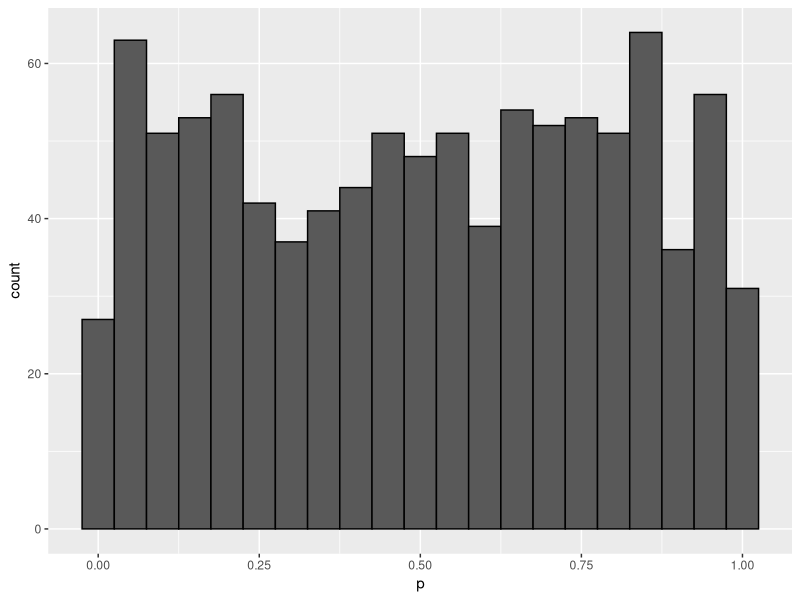

Write the R code that produced this figure. (Note: this script raises an error after producing the figure.)
## ---- chunk 1
knitr::opts_chunk$set(echo = TRUE, comment = "", fig.align = "center")
## ---- chunk 2
knitr::include_graphics(
"https://d33wubrfki0l68.cloudfront.net/1dff819e743f280bbab1c55f8f063e60b6a0d2fb/2269e/diagrams/fp.png"
)
## ---- chunk 3
randomize <- function(f) f(runif(100))
randomize(mean)
randomize(sum)
## ---- chunk 4
integrate(dnorm, lower = 0, upper = Inf)
## ---- chunk 5
library(tidyverse)
## ---- chunk 6
map(1:3, function(x) x^2)  ## using anonymous or lambda function
## ---- chunk 7
knitr::include_graphics(
"https://d33wubrfki0l68.cloudfront.net/f0494d020aa517ae7b1011cea4c4a9f21702df8b/2577b/diagrams/functionals/map.png"
)
## ---- chunk 8
map_chr(mtcars, is.numeric)  ## remember that data frames are lists of lists.
map_dbl(mtcars, max) %>% 
  map_dbl(round, digits = 1) ## using dot-dot-dot 
## ---- chunk 9
identical(
  map_dbl(mtcars, ~ length(unique(..1))),          ## twiddle syntax
  map_dbl(mtcars, function(x) length(unique(x)))   ## alternative
  )

map(1:3, ~ rnorm(10)) %>% str()                         ## twiddle syntax
map(1:3, function(x) rnorm(10)) %>% str()               ## alternative
replicate(n = 3, rnorm(10), simplify = FALSE) %>% str() ## other alternative
## ---- chunk 10
knitr::include_graphics(
"https://d33wubrfki0l68.cloudfront.net/6d0b927ba5266f886cc721ae090afcc5e872a748/f8636/diagrams/functionals/map-arg-flipped.png"
)
## ---- chunk 11
draws <- rcauchy(1000)
trims <- c(0, 0.1, 0.2, 0.5)

map_dbl(trims, ~ mean(draws, trim = ..1))
map_dbl(trims, function(input) mean(x = draws, trim = input))
map_dbl(trims, mean, x = draws) ## using R's flexible argument matching
## ---- chunk 12
base::split(mtcars, mtcars$cyl) %>% ## split data frame into three, by cyl
  map(function(df) lm(mpg ~ wt, data = df)) %>% ## fit linear model three times
  map(coefficients) %>% ## access coefficients
  map_dbl(pluck, "wt")  ## extract slope

## Loop alternative
slopes <- vector("double", 3)
for (i in seq_along(slopes)) {
  model <- lm(mpg ~ wt, data = base::split(mtcars, mtcars$cyl)[[i]])
  slopes[[i]] <- coef(model)[["wt"]]
}
slopes
## ---- chunk 13
as_mapper(~runif(2))
as_mapper(runif(2))
## ---- chunk 14
identical(map(1:3, 1), map(1:3, pluck, 1))
## ---- chunk 15
# 1. Compute the standard deviation of every column in a numeric data frame.
map_dbl(mtcars, sd)

# 2. Compute the standard deviation of every numeric column in a mixed data frame.
index <- map_lgl(iris, is.numeric)
map_dbl(iris[index], sd)

# Compute the number of levels for every factor in a data frame.
map(iris[!index], attr, which = "levels")
## ---- chunk 16
trials <- map(1:1000, ~ t.test(rpois(10, 10), rpois(7, 10)))

tibble(p = map_dbl(trials, "p.value")) %>% 
  ggplot(aes(p)) + geom_histogram(binwidth = 0.05, color = "black")
## ---- chunk 17
formulas <- list(
  mpg ~ disp,
  mpg ~ I(1 / disp),
  mpg ~ disp + wt,
  mpg ~ I(1 / disp) + wt
)

formulas %>% 
  map(~ lm(..1, data = mtcars)) %>% 
  map(coefficients)
## ---- chunk 18
bootstrap <- function(df) {
  df[sample(nrow(df), replace = TRUE), , drop = FALSE]
}

bootstraps <- map(1:10, ~ bootstrap(mtcars))

bootstraps %>% 
  map(function(df) lm(mpg ~ disp, data = df)) %>% 
  map(summary) %>% 
  map_dbl("r.squared") ## extractor 
## ---- chunk 19
tibble(
  ` ` = c("One argument", "Two arguments", "One argument + index", "N arguments"),
  List = c("`map()`", "`map2()`", "`imap()`", "`pmap()`"),
  Atomic = c("`map_lgl(), ...`", "`map2_lgl(), ...`", "`imap_lgl(), ...`", "`pmap_lgl(), ...`"),
  `Same Type` = c("`modify()`", "`modify2()`", "`imodify()`", ""),
  Nothing = c("`walk()`", "`walk2()`", "`iwalk()`", "`pwalk()`")
  ) %>% 
  kableExtra::kable() %>% 
  kableExtra::kable_styling(bootstrap_options = "bordered")
## ---- chunk 20
df <- data.frame(
  x = 1:3,
  y = 6:4
)

map(df, scale) %>% str()  ## returns a list
modify(df, scale)         ## returns a data.frame
## ---- chunk 21
## Example: finding a weighted mean
x <- map(1:5, ~ rnorm(20))
wt <- map(1:5, ~ runif(20))

weighted.mean(x[[1]], wt[[1]]) ## first element of each list

## Passing wt as an additional argument doesn’t work because arguments
## after .f are not transformed:
map(x, weighted.mean, w = wt) 
## ---- chunk 22
x[[3]][[3]] <- NA
map2_dbl(x, wt, weighted.mean)
map2_dbl(x, wt, weighted.mean, na.rm = TRUE)
## ---- chunk 23
knitr::include_graphics(
"https://d33wubrfki0l68.cloudfront.net/7a545699ff7069a98329fcfbe6e42b734507eb16/211a5/diagrams/functionals/map2-arg.png"
)
## ---- chunk 24
eat_fruit <- function(x) {
  cat("Eat some more ", x, "!\n", sep = "")
}

sample(fruit, size = 5) %>% 
  map(eat_fruit)
## ---- chunk 25
sample(fruit, size = 5) %>% 
  walk(eat_fruit)

walk(1:5, ~ rnorm(10))
## ---- chunk 26
temp <- tempfile()
dir.create(temp)

species <- split(iris, iris$Species)  ## list of three
paths <- file.path(temp, paste0("species-", names(species), ".rds"))
walk2(species, paths, write_rds)

list.files(temp)
read_rds(paste0(temp, "/species-setosa.rds")) %>% head()
## ---- chunk 27
## example: constructing labels
imap_chr(iris, ~ paste0("The first value in ", ..2, " is ", ..1[[1]]))
## ---- chunk 28
identical(
  pmap_dbl(list(x, wt), weighted.mean),
  map2_dbl(x, wt, weighted.mean)
  )
## ---- chunk 29
knitr::include_graphics(
"https://d33wubrfki0l68.cloudfront.net/2eb2eefe34ad6d114da2a22df42deac8511b4788/5a538/diagrams/functionals/pmap-arg.png"
)
## ---- chunk 30
draws <- rcauchy(1000)
trims <- c(0, 0.1, 0.2, 0.5)

identical(
  map_dbl(trims, function(input) mean(x = draws, trim = input)),
  pmap_dbl(list(trim = trims), mean, x = draws)
  )
## ---- chunk 31
params <- data.frame(       ## Here, the column names
  n = c(1, 3, 5),           ## are critical!
  mean = c(0, 10, 1000),
  sd = c(1, 10, 100)
)

params

pmap(params, rnorm)
## ---- chunk 32
temp <- tempfile()
dir.create(temp)

cyls <- split(mtcars, mtcars$cyl)
paths <- file.path(temp, paste0("cyl-", names(cyls), ".csv"))

## Original
walk2(cyls, paths, write.csv)
list.files(temp)

## Solution
names(cyls) <- paths      ## Disadvantage: names are overwritten
iwalk(cyls, ~ write.csv)  ## Advantage: code is slightly shorter
list.files(temp)
## ---- chunk 33
knitr::include_graphics(
"https://d33wubrfki0l68.cloudfront.net/9c239e1227c69b7a2c9c2df234c21f3e1c74dd57/eec0e/diagrams/functionals/reduce.png"
)
## ---- chunk 34
fruit_lists <- map(1:4, ~sample(fruit, 35))

## This...
fruit_lists[[1]] %>% 
  intersect(fruit_lists[[2]]) %>% 
  intersect(fruit_lists[[3]]) %>% 
  intersect(fruit_lists[[4]]) 

## ...is equivalent to this
reduce(fruit_lists, intersect)
## ---- chunk 35
accumulate(fruit_lists, intersect)
## ---- chunk 36
x <- c(4, 3, 10, 12)
reduce(x, `+`) ## sum()
accumulate(x, `+`) ## cumsum()
## ---- chunk 37
knitr::include_graphics(
"https://d33wubrfki0l68.cloudfront.net/b5835b80325b22f9460992f7bc9de5e0cf56de2c/27994/diagrams/functionals/reduce-init.png"
)
## ---- chunk 38
reduce(1:2, `+`, .init = 1)
## ---- chunk 39
sum(integer())
prod(integer())
## ---- chunk 40
df <- data.frame(
  x = 1:3,
  y = c("a", "b", "c")  ## stringsAsFactors = TRUE by default
  )

every(df, is.factor)
some(df, is.factor)

detect(df, is.integer)
detect_index(df, is.factor)

keep(df, is.factor) %>% str()
discard(df, is.factor) %>% str()
## ---- chunk 41
map_if(df, is.numeric, mean) %>% str()
modify_if(df, is.numeric, max) %>% str()

## this will drop the factor, and avoid recycling
keep(df, is.numeric) %>% map(mean) %>% str()
## ---- chunk 42
span <- function(x, f) {
  ## this makes "values" and "lengths" available
  list2env(rle(map_lgl(x, f)), envir = rlang::caller_env())
  if (!any(values)) {
    return(integer())
  }
  index <- which(lengths == max(lengths[values]))[[1]] ## lgl sub
  first <- cumsum(lengths)[index] - (lengths[index] - 1) 
  return(first:(first + lengths[index] - 1))
}

span(iris, is.factor)
span(iris, is.numeric)
## ---- chunk 43
arg_max <- function(x, f) {
  output <- map_dbl(x, f)
  x[output == max(output)] ## lgl subsetting
}

arg_min <- function(x, f) {
  output <- map_dbl(x, f)
  x[output == min(output)] ## lgl subsetting
}
## ---- chunk 44
ggplot(data.frame(x = c(pi/2, 2*pi)), aes(x)) + 
  stat_function(fun = sin) +
  labs(y = "f(x)")
## ---- chunk 45
integrate(sin, lower = 2/pi, upper = 2*pi)
uniroot(sin, lower = 2/pi, upper = 2*pi)
optimise(sin, lower = 2/pi, upper = 2*pi)
optimise(sin, lower = 2/pi, upper = 2*pi, maximum = TRUE)
## ---- chunk 46
A <- array(1:24, dim = c(4, 3, 2))
A
apply(A, MARGIN = 1, mean)
apply(A, MARGIN = 2, mean)
apply(A, MARGIN = 3, mean)
## ---- chunk 47
fixed_point <- function(f, init, tolerance = 0.00001) {
  if (abs(f(init) - init) <= tolerance) {
    return(c("fixed point" = init))
  } else {
    fixed_point(f, f(init))    ## using recursion
  }
}

fixed_point(cos, init = 5)
## ---- chunk 48
fixed_point(function(x) cos(x) + sin(x), 1)
## ---- chunk 49
fixed_point(function(x) 1 + 1/x, 1)
## ---- chunk 50
library(rlang)
## ---- chunk 51
power <- function(exp) {
  function(x) {
    x ^ exp
  }
}

square <- power(2)
square(4)
cube <- power(3)
cube(4)
## ---- chunk 52
square
cube
## ---- chunk 53
list(fn_env(square), fn_env(cube)) %>% 
  map(env_parent) 
## ---- chunk 54
z <- 2
square <- power(exp = z) ## exp evaluates lazily!
z <- 3                   ## the binding changes
square(2)                ## exp is only evaluated until now!
## ---- chunk 55
power2 <- function(exp) {
  force(exp)
  function(x) {
    x ^ exp
  }
}

z <- 2
square <- power2(exp = z) ## exp is forced to evaluate.
z <- 3                    ## the binding changes
square(2)                 ## everything works out fine
## ---- chunk 56
new_counter <- function() {
  i <- 0
  
  function() {
    i <<- i + 1
    i
  }
}

counter1 <- new_counter()
counter2 <- new_counter()

replicate(5, counter1())
counter2()
map_dbl(1:5, ~ counter1())
## ---- chunk 57
f1 <- function(n) {
  x <- runif(n)
  m <- mean(x)
  function() m
}

g1 <- f1(1e6)
lobstr::obj_size(g1)

f2 <- function(n) {
  x <- runif(n)
  m <- mean(x)
  rm(x)
  function() m
}

g2 <- f2(1e6)
lobstr::obj_size(g2)
## ---- chunk 58
x <- 0:100
y <- x ^ 2

foo <- approxfun(x, y)

foo(3)
foo(5)
foo(20)
## ---- chunk 59
x <- rnorm(150)

foo <- approxfun(x = sort(x), 
                 y = cumsum(table(x)) / length(x), 
                 yleft = 0, yright = 1, f = 0,
                 method = "constant", ties = "ordered")

foo(0:3)
ecdf(x)(0:3)
pnorm(0:3)
## ---- chunk 60
pick <- function(i) {
  function(x) {
    x[[i]]
  }
}

map_dbl(mtcars, pick(3)) ## extracts third element of each column
## ---- chunk 61
moment <- function(i) {
  force(i)
  function(x) mean((x - mean(x))^i) 
}

m1 <- moment(1)
m2 <- moment(2)

x <- runif(1000)

all.equal(m1(x), 0)                                    ## tests for "near" equality
all.equal(m2(x) * length(x) / (length(x) - 1), var(x)) ## bessel's correction
## ---- chunk 62
boxcox1 <- function(x, lambda) {
  stopifnot(length(lambda) == 1)
  
  if (lambda == 0) {
    log(x)
  } else {
    (x ^ lambda - 1) / lambda
  }
}
## ---- chunk 63
boxcox2 <- function(lambda) {
  if (lambda == 0) {
    function(x) log(x)
  } else {
    function(x) (x ^ lambda - 1) / lambda
  }
}

stat_boxcox <- function(lambda) {
  stat_function(aes(color = as.character(lambda)), 
                fun = boxcox2(lambda), 
                size = 0.5) 
}

ggplot(data.frame(x = c(0, 5)), aes(x)) + 
  map(seq(0, 2, 0.25), stat_boxcox) +
  labs(color = expression(lambda))
## ---- chunk 64
boot_permute <- function(df, variable) {
  n <- nrow(df)
  force(variable)
  
  function() {
    col <- df[[variable]]
    col[sample(n, replace = TRUE)]
  }
}

boot_mpg <- boot_permute(mtcars, "mpg")

map(1:3, ~ boot_mpg()) %>% map(head)
## ---- chunk 65
log_prob_poisson <- function(x, lambda) {
  n <- length(x)
  log(lambda) * sum(x) - n * lambda - sum(lfactorial(x))
}
## ---- chunk 66
log_likelihood_poisson <- function(x) {
  n <- length(x)   ## we don't need to force(x) because length(x) evaluates x
  sum_x <- sum(x)               ## this avoids unnecessary computation later 
  sum_lfx <- sum(lfactorial(x)) ## on, when calling the next function many times
  function(lambda) {
    log(lambda)*sum_x - n*lambda - sum_lfx
  }
}

## Simulation with known lambda
x <- rpois(1e3, lambda = 8)

## Manufacture log likelihood
log_likelihood <- log_likelihood_poisson(x)

log_likelihood(lambda = 1)
log_likelihood(lambda = 5)

## Use optimise instead of trial-and-error
optimise(log_likelihood, c(0, 100), maximum = TRUE)

## Sanity check
mod <- glm(x ~ 1, family = "poisson")
exp(mod$coefficients) ## undo the link function
## ---- chunk 67
optimise(log_prob_poisson, x = x, interval = c(0, 100), maximum = TRUE)
## ---- chunk 68
fnames <- list(
  square = 2, 
  cube = 3, 
  root = 1/2, 
  cuberoot = 1/3, 
  reciprocal = -1
)

pfuns <- purrr::map(fnames, power2)

pfuns$root(64)
## ---- chunk 69
with(pfuns, cube(2))
## ---- chunk 70
    rlang::env_bind(globalenv(), !!!pfuns)
## ---- chunk 71
    rlang::env_unbind(globalenv(), names(pfuns))
## ---- chunk 72
    list2env(pfuns, envir = globalenv())
## ---- chunk 73
safe_sum <- safely(sum)
## ---- chunk 74
x <- list(
  c(0.512, 0.165, 0.717),
  "oops",
  c(0.064, 0.781, 0.427),
  c(0.890, 0.785, 0.495)
)

safe_sum(x[[1]])
safe_sum(x[[2]])
## ---- chunk 75
output <- map(x, safe_sum)
str(output)
## ---- chunk 76
inside_out_output <- transpose(output)
str(inside_out_output)
## ---- chunk 77
ok <- map_lgl(inside_out_output$error, is.null)

x[!ok]
